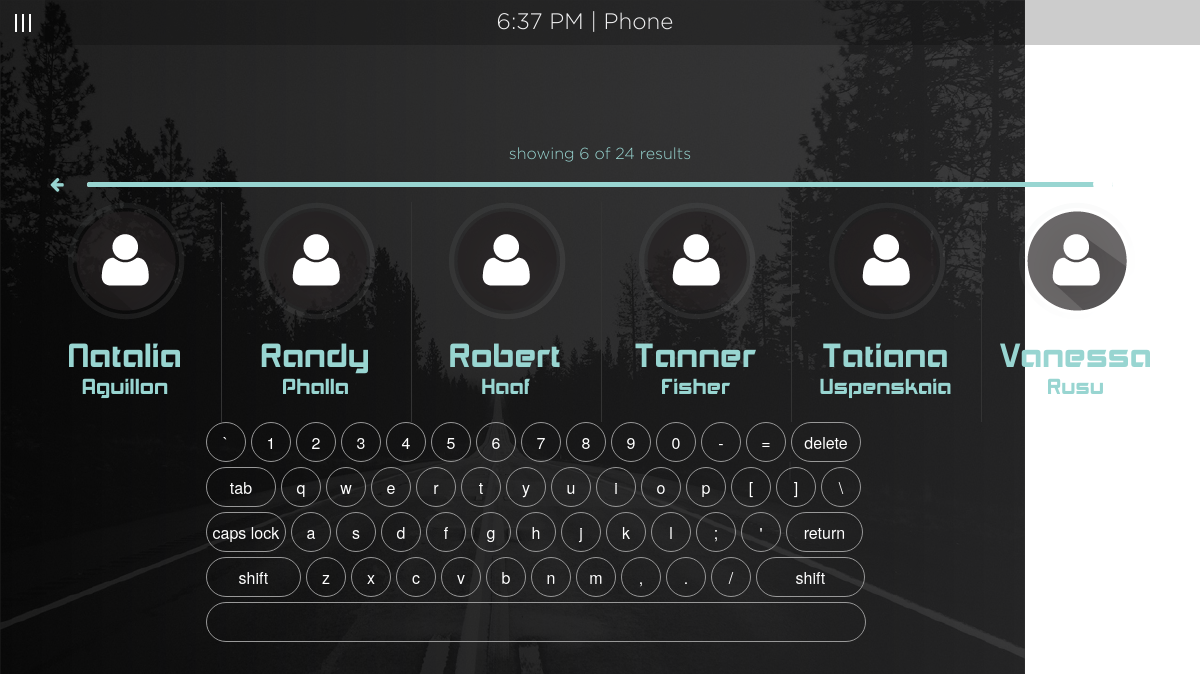
/index.php/phone/contactView/18, run on an earlier commit of the app's database.
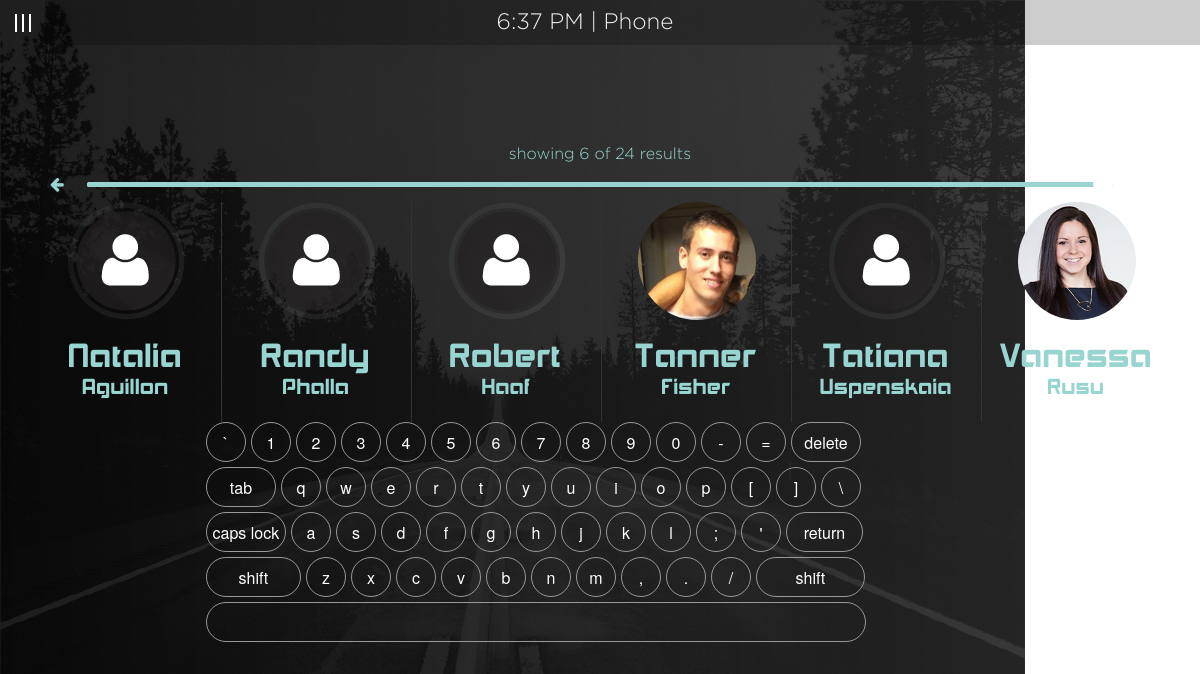
And on a later commit of the database.
### tables this page shows
CREATE TABLE tbl_contacts (
  contacts_id smallint(4) unsigned NOT NULL,
  contacts_fname varchar(150) NOT NULL,
  contacts_lname varchar(150) NOT NULL,
  contacts_img varchar(150) NOT NULL DEFAULT 'user_icon.png'
);

### index.php (called while the page is built, shortened)
<?php
require_once BASEPATH.'core/CodeIgniter.php';

### application/models/Dash_model.php (called while the page is built, shortened)
<?php
class Dash_model extends CI_Model {
	public function contacts($q,$limit, $offset){
		$this->db->order_by('contacts_fname');
		$sql = $this->db->get('tbl_contacts', $limit, $offset);
		return $sql->result_array();
	}
}

### application/views/phoneCenter/search.php (the view)
<div id="topClock" class="text-center"><span id="topClockTime"></span> | <?php echo $title;?></div>
<div id="container">
	<a href="<?php echo base_url()."index.php/phone";?>"><img class="close" src="<?php echo base_url()."images/close_icon.png";?>"></a>
    <textarea class="search" id="write"></textarea>
    <p class="text-center totalContact">showing <span id="showing">6</span> of <span id="total">24</span> results</p>
    <?php echo $this->pagination->create_links();?>
    <input id="resultSlider" type="range" min="1" value="1" max="4">
    <ul id="searchResults" class="small-block-grid-6 columns contacts">
        <?php foreach($contacts as $contact):?>
    		<li class="contact"><img class="navPic profPic" src="<?php echo base_url().'images/'.$contact['contacts_img'];?>"><h2 class="contactName"><?php echo $contact['contacts_fname'];?></h2><p class="contactName"><?php echo $contact['contacts_lname'];?></p></li>
        <?php endforeach;?>
    </ul>
<div class="keyboard large-centered columns">
	<ul id="keyboard" class="key ">
        <li class="symbol"><span class="off">`</span><span class="on">~</span></li>
        <li id="1" class="symbol"><span class="off">1</span><span class="on">!</span></li>
        <li id="2" class="symbol"><span class="off">2</span><span class="on">@</span></li>
        <li id="3" class="symbol"><span class="off">3</span><span class="on">#</span></li>
        <li id="4" class="symbol"><span class="off">4</span><span class="on">$</span></li>
        <li id="5" class="symbol"><span class="off">5</span><span class="on">%</span></li>
        <li id="6" class="symbol"><span class="off">6</span><span class="on">^</span></li>
        <li id="7" class="symbol"><span class="off">7</span><span class="on">&amp;</span></li>
        <li id="8" class="symbol"><span class="off">8</span><span class="on">*</span></li>
        <li id="9" class="symbol"><span class="off">9</span><span class="on">(</span></li>
        <li id="0" class="symbol"><span class="off">0</span><span class="on">)</span></li>
        <li class="symbol"><span class="off">-</span><span class="on">_</span></li>
        <li class="symbol"><span class="off">=</span><span class="on">+</span></li>
        <li id="del" class="delete lastitem">delete</li>
        <li class="tab">tab</li>
        <li id="q" class="letter">q</li>
        <li id="w" class="letter">w</li>
        <li id="e" class="letter">e</li>
        <li id="r" class="letter">r</li>
        <li id="t" class="letter">t</li>
        <li id="y" class="letter">y</li>
        <li id="u" class="letter">u</li>
        <li id="i" class="letter">i</li>
        <li id="o" class="letter">o</li>
        <li id="p" class="letter">p</li>
        <li class="symbol"><span class="off">[</span><span class="on">{</span></li>
        <li class="symbol"><span class="off">]</span><span class="on">}</span></li>
        <li class="symbol lastitem"><span class="off">\</span><span class="on">|</span></li>
        <li class="capslock">caps lock</li>
        <li id="a" class="letter">a</li>
        <li id="s" class="letter">s</li>
        <li id="d" class="letter">d</li>
        <li id="f" class="letter">f</li>
        <li id="g" class="letter">g</li>
        <li id="h" class="letter">h</li>
        <li id="j" class="letter">j</li>
        <li id="k" class="letter">k</li>
        <li id="l" class="letter">l</li>
        <li class="symbol"><span class="off">;</span><span class="on">:</span></li>
        <li class="symbol"><span class="off">'</span><span class="on">&quot;</span></li>
        <li class="return lastitem">return</li>
        <li class="left-shift">shift</li>
        <li id="z" class="letter">z</li>
        <li id="x" class="letter">x</li>
        <li id="c" class="letter">c</li>
        <li id="v" class="letter">v</li>
        <li id="b" class="letter">b</li>
        <li id="n" class="letter">n</li>
        <li id="m" class="letter">m</li>
        <li class="symbol"><span class="off">,</span><span class="on">&lt;</span></li>
        <li class="symbol"><span class="off">.</span><span class="on">&gt;</span></li>
        <li class="symbol"><span class="off">/</span><span class="on">?</span></li>
        <li class="right-shift lastitem">shift</li>
        <li class="space lastitem">&nbsp;</li>
    </ul>
</div>
</div>

### application/controllers/Phone.php (shortened to what this page needs)
<?php
class Phone extends CI_Controller {
	public function __construct(){
		$this->load->model('Dash_model');
	}
	public function contactView($offset = null){
		$data['title'] = 'Phone';
		$data['name'] = $this->session->userdata('name');
		$this->load->library('pagination');
		$config['per_page'] = 6;
		$config['prev_link'] = '<i class="fa fa-arrow-left rightArrow"></i>';
		$data['contacts'] = $this->Dash_model->contacts(NULL,$config['per_page'],$offset);
		$this->load->view('Templates/header', $data);
		$this->load->view('navigation/navigationClosed');
		$this->load->view('navigation/mainNav');
		$this->load->view('phoneCenter/search');
		$this->load->view('Templates/footer');
		$this->load->view('Templates/phoneFooter');
	}
}

### application/views/Templates/header.php (shortened to what this page needs)
<!doctype html>
<html class="no-js" lang="en">
  <head>
    <link rel="stylesheet" href="https://maxcdn.bootstrapcdn.com/font-awesome/4.5.0/css/font-awesome.min.css">
    <link rel="stylesheet" href="<?php echo base_url('css/foundation.css');?>" />
    <link rel="stylesheet" href="<?php echo base_url('fonts/stylesheet.css');?>" />
    <link rel="stylesheet" href="<?php echo base_url('css/main.css');?>" />
  </head>
  <body>

### application/views/navigation/navigationClosed.php (shortened to what this page needs)
<div class="off-canvas-wrap" data-offcanvas>
  <div class="inner-wrap">
    <nav class="tab-bar">
      <a class="left-off-canvas-toggle menu-icon left" href="#"><span></span></a>
    </nav>

### application/views/Templates/footer.php (shortened to what this page needs)
</div>
</div>

### application/views/Templates/phoneFooter.php (shortened to what this page needs)
</body>
</html>

### css/main.css (style rules this page uses)
body { background: url('../images/background.png') no-repeat; }
h2 { color: #f1f1f2; }
p, a { color: #98d5d1; margin-bottom: 0; font-family: 'Gotham'; }
.tab-bar { height: 0; }
.tab-bar, .move-right .exit-off-canvas { background: transparent !important; box-shadow: none; }
.tab-bar .menu-icon { -ms-transform: rotate(90deg); -webkit-transform: rotate(90deg); transform: rotate(90deg); }
.profPic { width: 118px; -moz-border-radius: 59px !important; -webkit-border-radius: 59px !important; }
.profPic, .navPic { display: block; margin: 0 auto; }
#topClock { width: 100%; height: 45px; background-color: rgba(255,255,255,0.5); margin-left: 45px; padding-top: 5px; padding-right: 120px; background-color: rgba(0,0,0,0.2); font-size: 1.4em; color: #f1f1f2; font-family: 'Gotham'; font-weight: 100; }
.contacts { width: 100%; margin-left: 1px; }
.contacts li { border-left: 1px solid #333333; height: 100%; }
.contacts li:first-child { border:none; }
.contactName { font-family: 'akashiregular'; color: #98d5d1; text-align: center; padding: 0; }
#searchResults { height: 220px; }
#resultSlider { -webkit-appearance: none; display: block; margin: 15px auto; width: 90%; border-radius: 10px; }
h2.contactName { font-size: 2em; margin: 0; padding-top: 20px; line-height: 1em; }
p.contactName { font-size: 1.3em; padding-top: 5px; line-height: 1em; }
.close { width: 60px; position: absolute; right: 50px; top: 80px; z-index: 99; }
#container { margin: 30px auto 0; width: 95%; }
#write { resize: none; box-shadow: none; font-family: 'akashiregular'; font-size: 2.3125rem; color: #98d5d1; letter-spacing: 5px; text-align: center; background:transparent; border: none; -moz-border-radius: 5px; -webkit-border-radius: 5px; }
#keyboard { margin: 0 auto; display: block; width: 71%; padding: 0; list-style: none; margin-top: 10px; }
#keyboard li { float: left; margin: 0 5px 5px 0; width: 40px; height: 40px; line-height: 40px; text-align: center; background: transparent; color: #fff;-moz-border-radius: 20px; -webkit-border-radius: 20px; border: 1px solid #999999; }
.capslock, .tab, .left-shift { clear: both; }
#keyboard .tab, #keyboard .delete { width: 70px; }
#keyboard .capslock { width: 80px; }
#keyboard .return { width: 77px; }
#keyboard .left-shift { width: 95px; }
#keyboard .right-shift { width: 109px; }
.lastitem { margin-right: 0; }
#keyboard .space { clear: left; width: 660px; }
.rightArrow { position: absolute; left: 50px; top: 176px; }

What changed in the data, as far as the page shows it:
changed tbl_contacts "Tanner": contacts_img: a different picture
changed tbl_contacts "Vanessa": contacts_img: a different picture
